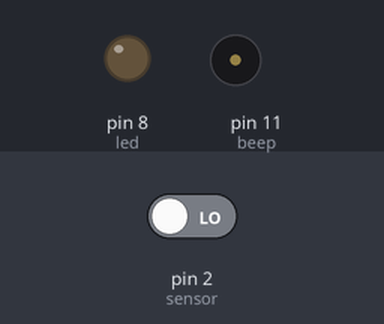
The sketch below on a simulated Arduino Uno, built with avr-gcc and run on an emulated ATmega328P. Shown: output pins drawn as LEDs (lit = HIGH), buzzer (waves = sounding). Inputs (shaded band) come from the test bench; at power-on: pin 2 (sensor) LOW.

Above: at 1.2 s.
1.3 s: pin 2 (sensor) driven HIGH
At 1.7 s:
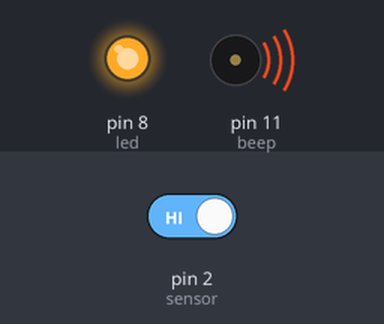
2.8 s: pin 2 (sensor) driven LOW
At 4.1 s:
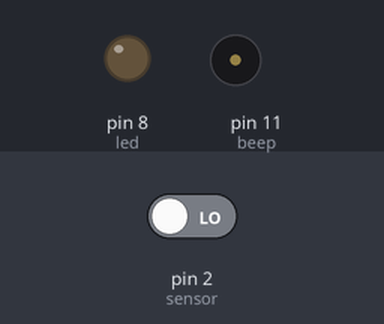
Timing chart, 0 to 5.8 s (numbered marks = the images above; inputs shaded):
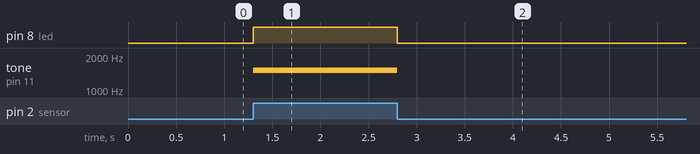

Measured:
- after the input at 1.3 s, pin 8 (led): LOW → HIGH at once; tone on pin 11 (beep): silent → 1500 Hz at once
- after the input at 2.8 s, pin 8 (led): HIGH → LOW at once; tone on pin 11 (beep): 1500 Hz → silent at once

The sketch:

sensorDeMovimento.ino
```cpp
#define led 8
#define beep 11
#define sensor 2
boolean valorS;

void setup(){
  pinMode(led, OUTPUT);
  pinMode(beep, OUTPUT);
  pinMode(sensor, INPUT);
}

void loop(){
  valorS = digitalRead(sensor);
  if(valorS == true){
    digitalWrite(led, HIGH);
    tone(beep, 1500);
  }else{
    digitalWrite(led, LOW);
    noTone(beep);
  }
}
```
